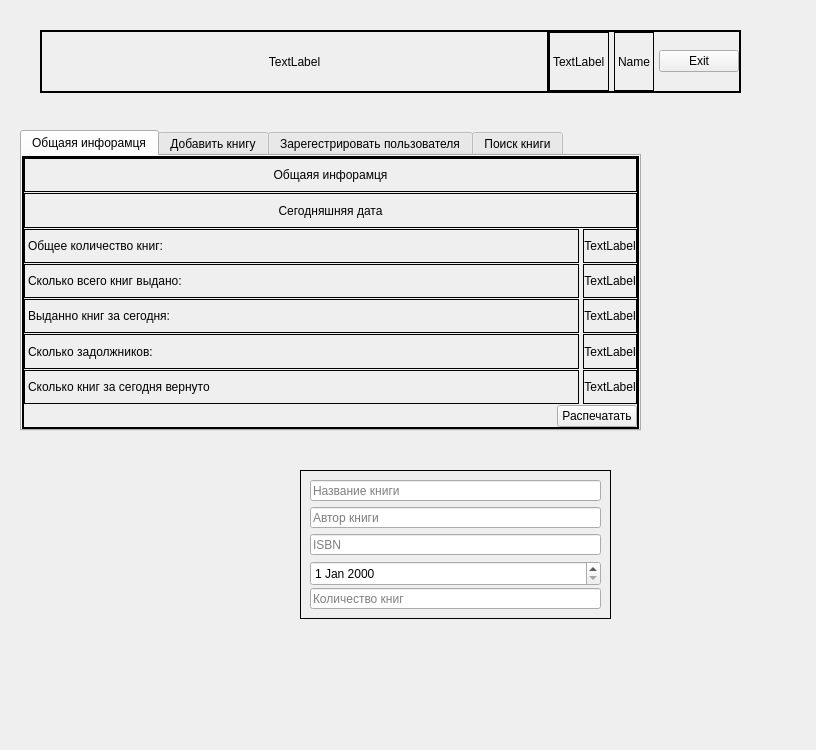
<?xml version="1.0" encoding="UTF-8"?>
<ui version="4.0">
 <class>MainWindow</class>
 <widget class="QMainWindow" name="MainWindow">
  <property name="geometry">
   <rect>
    <x>0</x>
    <y>0</y>
    <width>816</width>
    <height>750</height>
   </rect>
  </property>
  <property name="windowTitle">
   <string>MainWindow</string>
  </property>
  <property name="styleSheet">
   <string notr="true">QFrame{
	border: 1px solid black;
}
</string>
  </property>
  <widget class="QWidget" name="centralwidget">
   <widget class="QFrame" name="frame_2">
    <property name="geometry">
     <rect>
      <x>40</x>
      <y>30</y>
      <width>701</width>
      <height>63</height>
     </rect>
    </property>
    <property name="frameShape">
     <enum>QFrame::StyledPanel</enum>
    </property>
    <property name="frameShadow">
     <enum>QFrame::Raised</enum>
    </property>
    <layout class="QHBoxLayout" name="horizontalLayout_2">
     <property name="spacing">
      <number>0</number>
     </property>
     <property name="leftMargin">
      <number>0</number>
     </property>
     <property name="topMargin">
      <number>0</number>
     </property>
     <property name="rightMargin">
      <number>0</number>
     </property>
     <property name="bottomMargin">
      <number>0</number>
     </property>
     <item>
      <widget class="QLabel" name="label">
       <property name="sizePolicy">
        <sizepolicy hsizetype="Expanding" vsizetype="Expanding">
         <horstretch>0</horstretch>
         <verstretch>0</verstretch>
        </sizepolicy>
       </property>
       <property name="text">
        <string>TextLabel</string>
       </property>
       <property name="alignment">
        <set>Qt::AlignCenter</set>
       </property>
      </widget>
     </item>
     <item>
      <widget class="QFrame" name="frame_user">
       <property name="sizePolicy">
        <sizepolicy hsizetype="Fixed" vsizetype="Preferred">
         <horstretch>0</horstretch>
         <verstretch>0</verstretch>
        </sizepolicy>
       </property>
       <property name="frameShape">
        <enum>QFrame::StyledPanel</enum>
       </property>
       <property name="frameShadow">
        <enum>QFrame::Raised</enum>
       </property>
       <layout class="QHBoxLayout" name="horizontalLayout">
        <property name="spacing">
         <number>5</number>
        </property>
        <property name="leftMargin">
         <number>0</number>
        </property>
        <property name="topMargin">
         <number>0</number>
        </property>
        <property name="rightMargin">
         <number>0</number>
        </property>
        <property name="bottomMargin">
         <number>0</number>
        </property>
        <item>
         <widget class="QLabel" name="label_icon">
          <property name="text">
           <string>TextLabel</string>
          </property>
         </widget>
        </item>
        <item>
         <widget class="QLabel" name="label_name_user">
          <property name="text">
           <string>Name</string>
          </property>
         </widget>
        </item>
        <item>
         <widget class="QPushButton" name="pushButton_exit_user">
          <property name="cursor">
           <cursorShape>PointingHandCursor</cursorShape>
          </property>
          <property name="text">
           <string>Exit</string>
          </property>
         </widget>
        </item>
       </layout>
      </widget>
     </item>
    </layout>
   </widget>
   <widget class="QTabWidget" name="tabWidget">
    <property name="geometry">
     <rect>
      <x>20</x>
      <y>130</y>
      <width>621</width>
      <height>301</height>
     </rect>
    </property>
    <property name="currentIndex">
     <number>0</number>
    </property>
    <property name="elideMode">
     <enum>Qt::ElideNone</enum>
    </property>
    <widget class="QWidget" name="tab_main_info">
     <attribute name="title">
      <string>Общаяя инфорамця</string>
     </attribute>
     <layout class="QVBoxLayout" name="verticalLayout_2">
      <property name="spacing">
       <number>0</number>
      </property>
      <property name="leftMargin">
       <number>0</number>
      </property>
      <property name="topMargin">
       <number>0</number>
      </property>
      <property name="rightMargin">
       <number>0</number>
      </property>
      <property name="bottomMargin">
       <number>0</number>
      </property>
      <item>
       <widget class="QScrollArea" name="scrollArea_tab1">
        <property name="widgetResizable">
         <bool>true</bool>
        </property>
        <widget class="QWidget" name="widgetContents_tab1">
         <property name="geometry">
          <rect>
           <x>0</x>
           <y>0</y>
           <width>611</width>
           <height>271</height>
          </rect>
         </property>
         <property name="sizePolicy">
          <sizepolicy hsizetype="Expanding" vsizetype="Expanding">
           <horstretch>0</horstretch>
           <verstretch>0</verstretch>
          </sizepolicy>
         </property>
         <layout class="QGridLayout" name="gridLayout_2">
          <property name="leftMargin">
           <number>0</number>
          </property>
          <property name="topMargin">
           <number>0</number>
          </property>
          <property name="rightMargin">
           <number>0</number>
          </property>
          <property name="bottomMargin">
           <number>0</number>
          </property>
          <property name="horizontalSpacing">
           <number>4</number>
          </property>
          <property name="verticalSpacing">
           <number>1</number>
          </property>
          <item row="2" column="1">
           <widget class="QLabel" name="label_total_number_books">
            <property name="sizePolicy">
             <sizepolicy hsizetype="Fixed" vsizetype="Preferred">
              <horstretch>0</horstretch>
              <verstretch>0</verstretch>
             </sizepolicy>
            </property>
            <property name="text">
             <string>TextLabel</string>
            </property>
            <property name="alignment">
             <set>Qt::AlignCenter</set>
            </property>
           </widget>
          </item>
          <item row="3" column="1">
           <widget class="QLabel" name="label_how_many_given_book">
            <property name="sizePolicy">
             <sizepolicy hsizetype="Fixed" vsizetype="Preferred">
              <horstretch>0</horstretch>
              <verstretch>0</verstretch>
             </sizepolicy>
            </property>
            <property name="text">
             <string>TextLabel</string>
            </property>
            <property name="alignment">
             <set>Qt::AlignCenter</set>
            </property>
           </widget>
          </item>
          <item row="2" column="0">
           <widget class="QLabel" name="label_info_1">
            <property name="text">
             <string>Общее количество книг:</string>
            </property>
           </widget>
          </item>
          <item row="4" column="0">
           <widget class="QLabel" name="label_info_3">
            <property name="text">
             <string>Выданно книг за сегодня:</string>
            </property>
           </widget>
          </item>
          <item row="3" column="0">
           <widget class="QLabel" name="label_info_2">
            <property name="text">
             <string>Сколько всего книг выдано:</string>
            </property>
           </widget>
          </item>
          <item row="4" column="1">
           <widget class="QLabel" name="label__how_many_given_book_today">
            <property name="sizePolicy">
             <sizepolicy hsizetype="Fixed" vsizetype="Preferred">
              <horstretch>0</horstretch>
              <verstretch>0</verstretch>
             </sizepolicy>
            </property>
            <property name="text">
             <string>TextLabel</string>
            </property>
            <property name="alignment">
             <set>Qt::AlignCenter</set>
            </property>
           </widget>
          </item>
          <item row="5" column="1">
           <widget class="QLabel" name="label_how_many_debtors">
            <property name="sizePolicy">
             <sizepolicy hsizetype="Fixed" vsizetype="Preferred">
              <horstretch>0</horstretch>
              <verstretch>0</verstretch>
             </sizepolicy>
            </property>
            <property name="text">
             <string>TextLabel</string>
            </property>
            <property name="alignment">
             <set>Qt::AlignCenter</set>
            </property>
           </widget>
          </item>
          <item row="1" column="0" colspan="2">
           <widget class="QLabel" name="label_today_date">
            <property name="text">
             <string>Сегодняшняя дата</string>
            </property>
            <property name="alignment">
             <set>Qt::AlignCenter</set>
            </property>
            <property name="wordWrap">
             <bool>true</bool>
            </property>
           </widget>
          </item>
          <item row="5" column="0">
           <widget class="QLabel" name="label_info_4">
            <property name="text">
             <string>Сколько задолжников:</string>
            </property>
           </widget>
          </item>
          <item row="0" column="0" colspan="2">
           <widget class="QLabel" name="label_title_tab1">
            <property name="text">
             <string>Общаяя инфорамця</string>
            </property>
            <property name="alignment">
             <set>Qt::AlignCenter</set>
            </property>
            <property name="wordWrap">
             <bool>true</bool>
            </property>
           </widget>
          </item>
          <item row="6" column="0">
           <widget class="QLabel" name="label_info_5">
            <property name="text">
             <string>Сколько книг за сегодня вернуто</string>
            </property>
           </widget>
          </item>
          <item row="6" column="1">
           <widget class="QLabel" name="label_how_many_return_today">
            <property name="sizePolicy">
             <sizepolicy hsizetype="Fixed" vsizetype="Preferred">
              <horstretch>0</horstretch>
              <verstretch>0</verstretch>
             </sizepolicy>
            </property>
            <property name="text">
             <string>TextLabel</string>
            </property>
            <property name="alignment">
             <set>Qt::AlignCenter</set>
            </property>
           </widget>
          </item>
          <item row="7" column="0" colspan="2" alignment="Qt::AlignRight">
           <widget class="QPushButton" name="pushButton_create_report_main_info">
            <property name="cursor">
             <cursorShape>PointingHandCursor</cursorShape>
            </property>
            <property name="text">
             <string>Распечатать</string>
            </property>
           </widget>
          </item>
         </layout>
        </widget>
       </widget>
      </item>
     </layout>
    </widget>
    <widget class="QWidget" name="tab_add_book">
     <attribute name="title">
      <string>Добавить книгу</string>
     </attribute>
     <layout class="QVBoxLayout" name="verticalLayout_3">
      <property name="spacing">
       <number>0</number>
      </property>
      <property name="leftMargin">
       <number>0</number>
      </property>
      <property name="topMargin">
       <number>0</number>
      </property>
      <property name="rightMargin">
       <number>0</number>
      </property>
      <property name="bottomMargin">
       <number>0</number>
      </property>
      <item>
       <widget class="QScrollArea" name="scrollArea_tab2">
        <property name="widgetResizable">
         <bool>true</bool>
        </property>
        <widget class="QWidget" name="widgetContents_tab2">
         <property name="geometry">
          <rect>
           <x>0</x>
           <y>0</y>
           <width>611</width>
           <height>231</height>
          </rect>
         </property>
         <property name="sizePolicy">
          <sizepolicy hsizetype="Expanding" vsizetype="Expanding">
           <horstretch>0</horstretch>
           <verstretch>0</verstretch>
          </sizepolicy>
         </property>
         <layout class="QVBoxLayout" name="verticalLayout">
          <property name="spacing">
           <number>1</number>
          </property>
          <property name="leftMargin">
           <number>4</number>
          </property>
          <property name="topMargin">
           <number>0</number>
          </property>
          <property name="rightMargin">
           <number>4</number>
          </property>
          <property name="bottomMargin">
           <number>0</number>
          </property>
          <item>
           <widget class="QLabel" name="label_title_tab2">
            <property name="sizePolicy">
             <sizepolicy hsizetype="Expanding" vsizetype="Fixed">
              <horstretch>0</horstretch>
              <verstretch>0</verstretch>
             </sizepolicy>
            </property>
            <property name="minimumSize">
             <size>
              <width>0</width>
              <height>30</height>
             </size>
            </property>
            <property name="maximumSize">
             <size>
              <width>16777215</width>
              <height>30</height>
             </size>
            </property>
            <property name="text">
             <string>Добавить новую книгу</string>
            </property>
            <property name="alignment">
             <set>Qt::AlignCenter</set>
            </property>
            <property name="wordWrap">
             <bool>true</bool>
            </property>
           </widget>
          </item>
          <item>
           <widget class="QLineEdit" name="lineEdit_name_book_add">
            <property name="sizePolicy">
             <sizepolicy hsizetype="Preferred" vsizetype="Fixed">
              <horstretch>0</horstretch>
              <verstretch>0</verstretch>
             </sizepolicy>
            </property>
            <property name="placeholderText">
             <string>Название книги</string>
            </property>
           </widget>
          </item>
          <item>
           <widget class="QLineEdit" name="lineEdit_author_add">
            <property name="sizePolicy">
             <sizepolicy hsizetype="Preferred" vsizetype="Fixed">
              <horstretch>0</horstretch>
              <verstretch>0</verstretch>
             </sizepolicy>
            </property>
            <property name="placeholderText">
             <string>Автор книги</string>
            </property>
           </widget>
          </item>
          <item>
           <widget class="QLineEdit" name="lineEdit_isbn_add">
            <property name="sizePolicy">
             <sizepolicy hsizetype="Preferred" vsizetype="Fixed">
              <horstretch>0</horstretch>
              <verstretch>0</verstretch>
             </sizepolicy>
            </property>
            <property name="placeholderText">
             <string>ISBN</string>
            </property>
           </widget>
          </item>
          <item alignment="Qt::AlignLeft">
           <widget class="QDateEdit" name="dateEdit_year_publication_add">
            <property name="minimumSize">
             <size>
              <width>0</width>
              <height>25</height>
             </size>
            </property>
            <property name="minimumDate">
             <date>
              <year>1752</year>
              <month>9</month>
              <day>14</day>
             </date>
            </property>
            <property name="minimumTime">
             <time>
              <hour>0</hour>
              <minute>0</minute>
              <second>0</second>
             </time>
            </property>
           </widget>
          </item>
          <item>
           <widget class="QLineEdit" name="lineEdit_quantity_book_add">
            <property name="sizePolicy">
             <sizepolicy hsizetype="Preferred" vsizetype="Fixed">
              <horstretch>0</horstretch>
              <verstretch>0</verstretch>
             </sizepolicy>
            </property>
            <property name="placeholderText">
             <string>Количество книг</string>
            </property>
           </widget>
          </item>
          <item alignment="Qt::AlignRight">
           <widget class="QPushButton" name="pushButton_add_new_book">
            <property name="cursor">
             <cursorShape>PointingHandCursor</cursorShape>
            </property>
            <property name="text">
             <string>Добавить новую книгу</string>
            </property>
           </widget>
          </item>
         </layout>
        </widget>
       </widget>
      </item>
     </layout>
    </widget>
    <widget class="QWidget" name="tab_add_new_user">
     <attribute name="title">
      <string>Зарегестрировать пользователя</string>
     </attribute>
     <layout class="QVBoxLayout" name="verticalLayout_4">
      <property name="spacing">
       <number>0</number>
      </property>
      <property name="leftMargin">
       <number>0</number>
      </property>
      <property name="topMargin">
       <number>0</number>
      </property>
      <property name="rightMargin">
       <number>0</number>
      </property>
      <property name="bottomMargin">
       <number>0</number>
      </property>
      <item>
       <widget class="QScrollArea" name="scrollArea_tab3">
        <property name="widgetResizable">
         <bool>true</bool>
        </property>
        <widget class="QWidget" name="widgetContents_tab3">
         <property name="geometry">
          <rect>
           <x>0</x>
           <y>0</y>
           <width>611</width>
           <height>231</height>
          </rect>
         </property>
         <layout class="QVBoxLayout" name="verticalLayout_5">
          <property name="spacing">
           <number>1</number>
          </property>
          <property name="leftMargin">
           <number>4</number>
          </property>
          <property name="topMargin">
           <number>0</number>
          </property>
          <property name="rightMargin">
           <number>4</number>
          </property>
          <property name="bottomMargin">
           <number>0</number>
          </property>
          <item>
           <widget class="QLabel" name="label_title_tab3">
            <property name="sizePolicy">
             <sizepolicy hsizetype="Expanding" vsizetype="Fixed">
              <horstretch>0</horstretch>
              <verstretch>0</verstretch>
             </sizepolicy>
            </property>
            <property name="minimumSize">
             <size>
              <width>0</width>
              <height>30</height>
             </size>
            </property>
            <property name="maximumSize">
             <size>
              <width>16777215</width>
              <height>30</height>
             </size>
            </property>
            <property name="text">
             <string>Зарегистрировать нового пользователя</string>
            </property>
            <property name="alignment">
             <set>Qt::AlignCenter</set>
            </property>
            <property name="wordWrap">
             <bool>true</bool>
            </property>
           </widget>
          </item>
          <item>
           <widget class="QLineEdit" name="lineEdit_fio_add_user">
            <property name="placeholderText">
             <string>Фамилия имя отчество</string>
            </property>
           </widget>
          </item>
          <item>
           <widget class="QLineEdit" name="lineEdit_phon_number_user">
            <property name="placeholderText">
             <string>Номер телефона</string>
            </property>
           </widget>
          </item>
          <item>
           <widget class="QLineEdit" name="lineEdit_number_group_user">
            <property name="placeholderText">
             <string>Номер группы</string>
            </property>
           </widget>
          </item>
          <item>
           <widget class="QLineEdit" name="lineEdit_email_user">
            <property name="placeholderText">
             <string>Почта</string>
            </property>
           </widget>
          </item>
          <item>
           <widget class="QLineEdit" name="lineEdit_student_id_user">
            <property name="placeholderText">
             <string>Номер студенческого билета</string>
            </property>
           </widget>
          </item>
          <item>
           <widget class="QLineEdit" name="lineEdit_vk_user">
            <property name="placeholderText">
             <string>Вк</string>
            </property>
           </widget>
          </item>
          <item>
           <widget class="QLineEdit" name="lineEdit_telegram_user">
            <property name="placeholderText">
             <string>Телеграм</string>
            </property>
           </widget>
          </item>
          <item alignment="Qt::AlignRight">
           <widget class="QPushButton" name="pushButton_add_user">
            <property name="text">
             <string>Добавить</string>
            </property>
           </widget>
          </item>
         </layout>
        </widget>
       </widget>
      </item>
     </layout>
    </widget>
    <widget class="QWidget" name="tab_search_book">
     <property name="cursor">
      <cursorShape>ArrowCursor</cursorShape>
     </property>
     <attribute name="title">
      <string>Поиск книги</string>
     </attribute>
     <layout class="QVBoxLayout" name="verticalLayout_17">
      <property name="spacing">
       <number>0</number>
      </property>
      <property name="leftMargin">
       <number>0</number>
      </property>
      <property name="topMargin">
       <number>0</number>
      </property>
      <property name="rightMargin">
       <number>0</number>
      </property>
      <property name="bottomMargin">
       <number>0</number>
      </property>
      <item>
       <widget class="QScrollArea" name="scrollArea_tab4">
        <property name="widgetResizable">
         <bool>true</bool>
        </property>
        <widget class="QWidget" name="widgetContents_tab4">
         <property name="geometry">
          <rect>
           <x>0</x>
           <y>0</y>
           <width>611</width>
           <height>271</height>
          </rect>
         </property>
         <layout class="QVBoxLayout" name="verticalLayout_7">
          <property name="spacing">
           <number>1</number>
          </property>
          <property name="leftMargin">
           <number>4</number>
          </property>
          <property name="topMargin">
           <number>0</number>
          </property>
          <property name="rightMargin">
           <number>4</number>
          </property>
          <property name="bottomMargin">
           <number>0</number>
          </property>
          <item>
           <widget class="QLabel" name="label_title_tab4">
            <property name="sizePolicy">
             <sizepolicy hsizetype="Expanding" vsizetype="Fixed">
              <horstretch>0</horstretch>
              <verstretch>0</verstretch>
             </sizepolicy>
            </property>
            <property name="minimumSize">
             <size>
              <width>0</width>
              <height>30</height>
             </size>
            </property>
            <property name="maximumSize">
             <size>
              <width>16777215</width>
              <height>30</height>
             </size>
            </property>
            <property name="text">
             <string>Поиск книги</string>
            </property>
            <property name="alignment">
             <set>Qt::AlignCenter</set>
            </property>
            <property name="wordWrap">
             <bool>true</bool>
            </property>
           </widget>
          </item>
          <item>
           <widget class="QFrame" name="frame_search">
            <property name="frameShape">
             <enum>QFrame::StyledPanel</enum>
            </property>
            <property name="frameShadow">
             <enum>QFrame::Raised</enum>
            </property>
            <layout class="QHBoxLayout" name="horizontalLayout_3">
             <property name="spacing">
              <number>0</number>
             </property>
             <property name="leftMargin">
              <number>0</number>
             </property>
             <property name="topMargin">
              <number>0</number>
             </property>
             <property name="rightMargin">
              <number>0</number>
             </property>
             <property name="bottomMargin">
              <number>0</number>
             </property>
             <item>
              <widget class="QLineEdit" name="lineEdit_search">
               <property name="placeholderText">
                <string>Введите данные</string>
               </property>
              </widget>
             </item>
             <item>
              <widget class="QPushButton" name="pushButton_meaning_search">
               <property name="text">
                <string>Дополнительный поиск</string>
               </property>
              </widget>
             </item>
             <item>
              <widget class="QPushButton" name="pushButton_search">
               <property name="text">
                <string>Поиск</string>
               </property>
              </widget>
             </item>
            </layout>
           </widget>
          </item>
          <item>
           <widget class="QFrame" name="frame_book_search">
            <property name="sizePolicy">
             <sizepolicy hsizetype="Expanding" vsizetype="Expanding">
              <horstretch>0</horstretch>
              <verstretch>0</verstretch>
             </sizepolicy>
            </property>
            <property name="frameShape">
             <enum>QFrame::StyledPanel</enum>
            </property>
            <property name="frameShadow">
             <enum>QFrame::Raised</enum>
            </property>
            <layout class="QVBoxLayout" name="verticalLayout_6">
             <property name="spacing">
              <number>5</number>
             </property>
             <property name="leftMargin">
              <number>5</number>
             </property>
             <property name="topMargin">
              <number>5</number>
             </property>
             <property name="rightMargin">
              <number>5</number>
             </property>
             <property name="bottomMargin">
              <number>0</number>
             </property>
            </layout>
           </widget>
          </item>
         </layout>
        </widget>
       </widget>
      </item>
     </layout>
    </widget>
   </widget>
   <widget class="QFrame" name="frame_meaning_search">
    <property name="geometry">
     <rect>
      <x>300</x>
      <y>470</y>
      <width>311</width>
      <height>149</height>
     </rect>
    </property>
    <property name="frameShape">
     <enum>QFrame::StyledPanel</enum>
    </property>
    <property name="frameShadow">
     <enum>QFrame::Raised</enum>
    </property>
    <layout class="QVBoxLayout" name="verticalLayout_8">
     <item>
      <widget class="QLineEdit" name="lineEdit_name_book_search">
       <property name="sizePolicy">
        <sizepolicy hsizetype="Preferred" vsizetype="Fixed">
         <horstretch>0</horstretch>
         <verstretch>0</verstretch>
        </sizepolicy>
       </property>
       <property name="placeholderText">
        <string>Название книги</string>
       </property>
      </widget>
     </item>
     <item>
      <widget class="QLineEdit" name="lineEdit_author_search">
       <property name="sizePolicy">
        <sizepolicy hsizetype="Preferred" vsizetype="Fixed">
         <horstretch>0</horstretch>
         <verstretch>0</verstretch>
        </sizepolicy>
       </property>
       <property name="placeholderText">
        <string>Автор книги</string>
       </property>
      </widget>
     </item>
     <item>
      <widget class="QLineEdit" name="lineEdit_isbn_search">
       <property name="sizePolicy">
        <sizepolicy hsizetype="Preferred" vsizetype="Fixed">
         <horstretch>0</horstretch>
         <verstretch>0</verstretch>
        </sizepolicy>
       </property>
       <property name="placeholderText">
        <string>ISBN</string>
       </property>
      </widget>
     </item>
     <item>
      <widget class="QDateEdit" name="dateEdit_year_publication_search">
       <property name="minimumSize">
        <size>
         <width>0</width>
         <height>25</height>
        </size>
       </property>
       <property name="minimumDate">
        <date>
         <year>1752</year>
         <month>9</month>
         <day>14</day>
        </date>
       </property>
       <property name="minimumTime">
        <time>
         <hour>0</hour>
         <minute>0</minute>
         <second>0</second>
        </time>
       </property>
      </widget>
     </item>
     <item>
      <widget class="QLineEdit" name="lineEdit_quantity_book_search">
       <property name="sizePolicy">
        <sizepolicy hsizetype="Preferred" vsizetype="Fixed">
         <horstretch>0</horstretch>
         <verstretch>0</verstretch>
        </sizepolicy>
       </property>
       <property name="placeholderText">
        <string>Количество книг</string>
       </property>
      </widget>
     </item>
    </layout>
   </widget>
  </widget>
  <widget class="QMenuBar" name="menubar">
   <property name="geometry">
    <rect>
     <x>0</x>
     <y>0</y>
     <width>816</width>
     <height>21</height>
    </rect>
   </property>
  </widget>
 </widget>
 <resources/>
 <connections/>
</ui>
